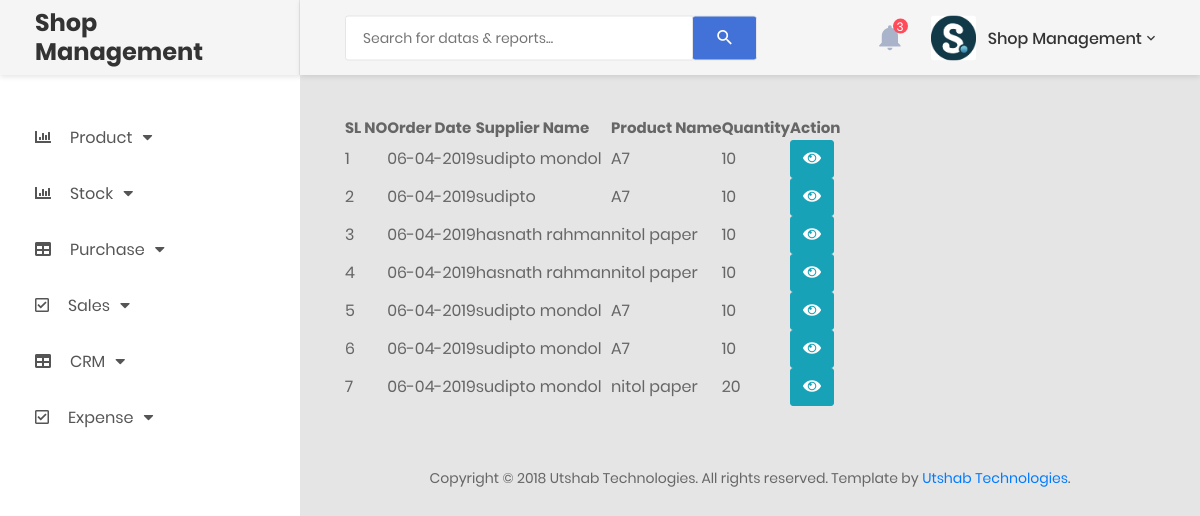
Before: /sales_report.php (signed in) with the older database file.
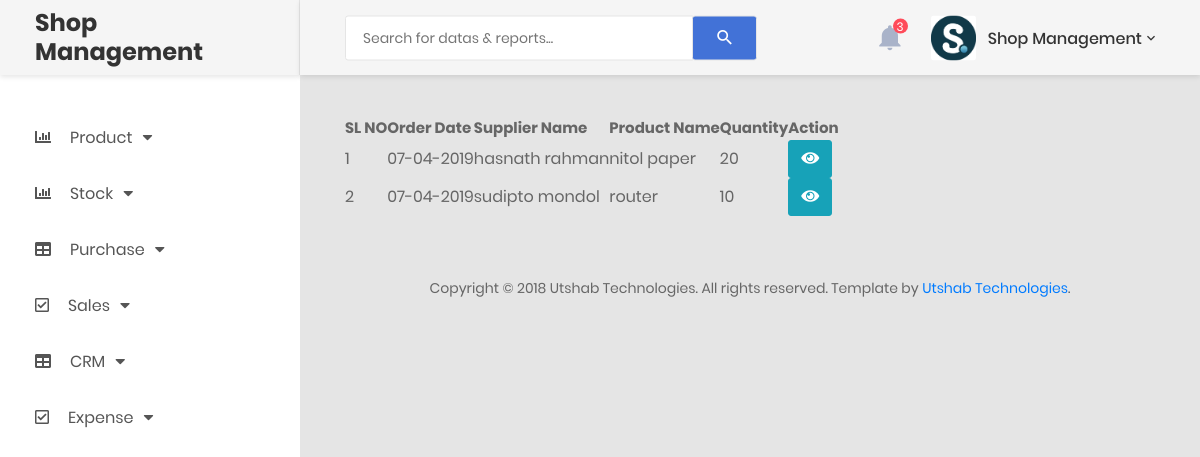
After: the same page with the newer database file.
### tables this page shows
CREATE TABLE `sales` (
  `id` int(11) NOT NULL,
  `pid` varchar(11) NOT NULL,
  `order_date` date NOT NULL,
  `cust_name` varchar(100) NOT NULL,
  `pro_name` varchar(100) NOT NULL,
  `qty` varchar(50) NOT NULL,
  `unit_type` varchar(50) NOT NULL,
  `p_unit_price` varchar(11) NOT NULL,
  `price` varchar(50) NOT NULL,
  `sub_total` varchar(50) NOT NULL,
  `discount` varchar(50) NOT NULL,
  `net_total` varchar(50) NOT NULL,
  `paid` varchar(50) NOT NULL,
  `due` varchar(50) NOT NULL,
  `p_l` varchar(200) NOT NULL,
  `due_status` int(11) NOT NULL COMMENT '0 for active due,1 no due'
);

### sales_report.php (the view, shortened to what this page needs)
<?php
include 'include/header.php' ;
require_once('include/db_connect.php');
$user_id=$_SESSION['user_id'];
?>
            <div class="main-content">
                <div class="section__content section__content--p30">
                    <div class="container-fluid">
                                <div class="container col-md-12">
                                    <div class="row table-responsive m-b-40">
                                        <table id="example" class="display" >
                                            <thead>
                                                <tr>
                                                    <th>SL NO</th>
                                                    <th>Order Date</th>
                                                    <th>Supplier Name</th>
                                                    <th>Product Name</th>
                                                    <th>Quantity</th>
                                                   <?php
                                                   if($user_id == 0){
                                                    echo ' <th colspan="3"> Action</th>';
                                                   }else{
                                                    echo ' <th > Action</th>';
                                                   }
                                                    ?>
                                                </tr>
                                            </thead>
                                                <?php
                                                        $counter=0;
                                                        $query="select * from sales order by id DESC";
                                                        $query_run=mysqli_query($connect, $query);
                                                        while($row=mysqli_fetch_array($query_run)){
                                                            $counter++;
                                                        ?>
                                                    <tr>
                                                        <td ><?php echo $counter; ?></td>
                                                        <td ><?php echo date("d-m-Y", strtotime($row['order_date']));?></td>
                                                        <td><?php echo $row['cust_name']; ?></td>
                                                        <td><?php echo $row['pro_name']; ?></td>
                                                        <td><?php echo $row['qty']; ?></td>
                                                        <?php
                                                        if($user_id == 0){
                                                            echo '<td><a href="inc.process/view_sales_details.php?id='.$row['id'].'"><button type="button" class="btn btn-info"><i class="fas fa-eye"></i></button></a></td>';
                                                            echo '<td><a href="inc.process/edit_sales_report_process.php?id='.$row['id'].'"><button type="button" class="btn btn-success"><i class="fas fa-edit"></i></button></a></td>';
                                                            echo '<td><a href="inc.process/delete_sales_report.php?id='.$row['id'].'"><button type="button" class="btn btn-danger"><i class="fas fa-trash-alt"></i></button></a></td>';
                                                        }else{
                                                            echo '<td><a href="inc.process/view_sales_details.php?id='.$row['id'].'"><button type="button" class="btn btn-info"><i class="fas fa-eye"></i></button></a></td>';
                                                        }
                                                        ?>
                                                    <?php
                                                    } ?>
                                                    </tr>
                                            </table>
                                    </div>
                                </div>
                        <div class="row">
                            <div class="col-md-12">
                                <div class="copyright">
                                    <p>Copyright © 2018 Utshab Technologies. All rights reserved. Template by <a href="https://colorlib.com">Utshab Technologies</a>.</p>
                                </div>
                            </div>
                        </div>
                    </div>
                </div>
            </div>
        </div>
    </div>
    <?php require 'include/footer.php' ?>

### include/header.php (shortened to what this page needs)
<!DOCTYPE html>
<html lang="en">
<head>
    <link href="css/font-face.css" rel="stylesheet" media="all">
    <link href="vendor/font-awesome-4.7/css/font-awesome.min.css" rel="stylesheet" media="all">
    <link href="vendor/font-awesome-5/css/fontawesome-all.min.css" rel="stylesheet" media="all">
    <link href="vendor/mdi-font/css/material-design-iconic-font.min.css" rel="stylesheet" media="all">
    <link href="vendor/bootstrap-4.1/bootstrap.min.css" rel="stylesheet" media="all">
    <link rel="stylesheet" type="text/css" href="https://cdn.datatables.net/v/dt/dt-1.10.18/datatables.min.css"/>
    <link href="vendor/bootstrap-progressbar/bootstrap-progressbar-3.3.4.min.css" rel="stylesheet" media="all">
    <link href="vendor/wow/animate.css" rel="stylesheet" media="all">
    <link href="vendor/css-hamburgers/hamburgers.min.css" rel="stylesheet" media="all">
    <link href="vendor/slick/slick.css" rel="stylesheet" media="all">
    <link href="vendor/select2/select2.min.css" rel="stylesheet" media="all">
    <link href="vendor/perfect-scrollbar/perfect-scrollbar.css" rel="stylesheet" media="all">
    <link href="css/theme.css" rel="stylesheet" media="all">
</head>
<body class="">
    <div class="page-wrapper">
        <aside class="menu-sidebar d-none d-lg-block">
            <div class="logo">
                <a href="index.php">
                    <h3>Shop Management</h3>
                </a>
            </div>
            <div class="menu-sidebar__content js-scrollbar1">
                <nav class="navbar-sidebar">
                    <ul class="list-unstyled navbar__list">
                        <li class="has-sub">
                            <a class="js-arrow" href="#">
                                <i class="fas fa-chart-bar"></i>Product<i class="fas fa-caret-down caret"></i></a>
                        </li>
                        <li class="has-sub">
                            <a class="js-arrow" href="#">
                                <i class="fas fa-chart-bar"></i>Stock<i class="fas fa-caret-down caret"></i></a>
                        </li>
                        <li class="has-sub">
                            <a class="js-arrow" href="#">
                                <i class="fas fa-table"></i>Purchase<i class="fas fa-caret-down caret"></i></a>
                        </li>
                        <li class="has-sub">
                            <a class="js-arrow" href="#">
                                <i class="far fa-check-square"></i>Sales<i class="fas fa-caret-down caret"></i></a>
                        </li>
                        <li class="has-sub">
                            <a class="js-arrow" href="#">
                                <i class="fas fa-table"></i>CRM<i class="fas fa-caret-down caret"></i></a>
                        </li>
                        <li class="has-sub">
                            <a class="js-arrow" href="#">
                                <i class="far fa-check-square"></i>Expense<i class="fas fa-caret-down caret"></i></a>
                        </li>
                    </ul>
                </nav>
            </div>
        </aside>
        <div class="page-container">
            <header class="header-desktop">
                <div class="section__content section__content--p30">
                    <div class="container-fluid">
                        <div class="header-wrap">
                            <form class="form-header" action="" method="POST">
                                <input class="au-input au-input--xl" type="text" name="search" placeholder="Search for datas &amp; reports..." />
                                <button class="au-btn--submit" type="submit">
                                    <i class="zmdi zmdi-search"></i>
                                </button>
                            </form>
                            <div class="header-button">
                                <div class="noti-wrap">
                                    <div class="noti__item js-item-menu">
                                        <i class="zmdi zmdi-notifications"></i>
                                        <span class="quantity">3</span>
                                    </div>
                                </div>
                                <div class="account-wrap">
                                    <div class="account-item clearfix js-item-menu">
                                        <div class="image">
                                            <img src="images/icon/download.png" alt="Sharif Stationary" />
                                        </div>
                                        <div class="content">
                                            <a class="js-acc-btn" href="#">Shop Management</a>
                                        </div>
                                    </div>
                                </div>
                            </div>
                        </div>
                    </div>
                </div>
            </header>

### include/footer.php (shortened to what this page needs)
</body>
</html>

### sales_report.php (style rules this page uses)
th { font-size: 15px; }

Changed rows visible on the page:
removed sales: order_date "06-04-2019", cust_name "sudipto mondol", pro_name "A7", qty "10"
removed sales: order_date "06-04-2019", cust_name "sudipto", pro_name "A7", qty "10"
removed sales: order_date "06-04-2019", cust_name "hasnath rahman", pro_name "nitol paper", qty "10"
removed sales: order_date "06-04-2019", cust_name "hasnath rahman", pro_name "nitol paper", qty "10"
removed sales: order_date "06-04-2019", cust_name "sudipto mondol", pro_name "A7", qty "10"
removed sales: order_date "06-04-2019", cust_name "sudipto mondol", pro_name "A7", qty "10"
removed sales: order_date "06-04-2019", cust_name "sudipto mondol", pro_name "nitol paper", qty "20"
added sales: order_date "07-04-2019", cust_name "hasnath rahman", pro_name "nitol paper", qty "20"
added sales: order_date "07-04-2019", cust_name "sudipto mondol", pro_name "router", qty "10"
